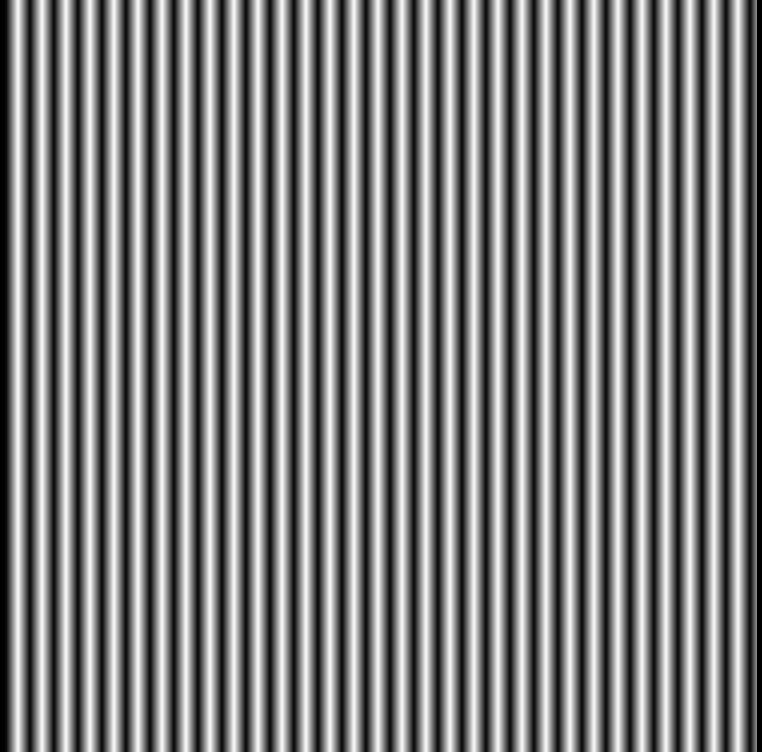
#> input picture fourier/vertical.png, 762 x 752 px
$ python fourier.py
#> lines starting #> are read from the running program, lines starting #| are printed output that depends on the picture
#> the answer given: 1
#> the answer given: vertical.png
import numpy as np
import cv2
import matplotlib.pyplot as plt

def perform_fft_and_display(image_path, show_reconstructed=True):
#> called with image_path = 'vertical.png', show_reconstructed = True
    img = cv2.imread(image_path, cv2.IMREAD_GRAYSCALE)
#> img is the input picture: shape (752, 762); min 0, max 243, mean 125.8
    if img is None:
        print(f"Nie można wczytać obrazu: {image_path}")
        return

    f = np.fft.fft2(img)
    fshift = np.fft.fftshift(f)

    magnitude_spectrum = 20 * np.log(np.abs(fshift) + 1)
    phase_spectrum = np.angle(fshift)
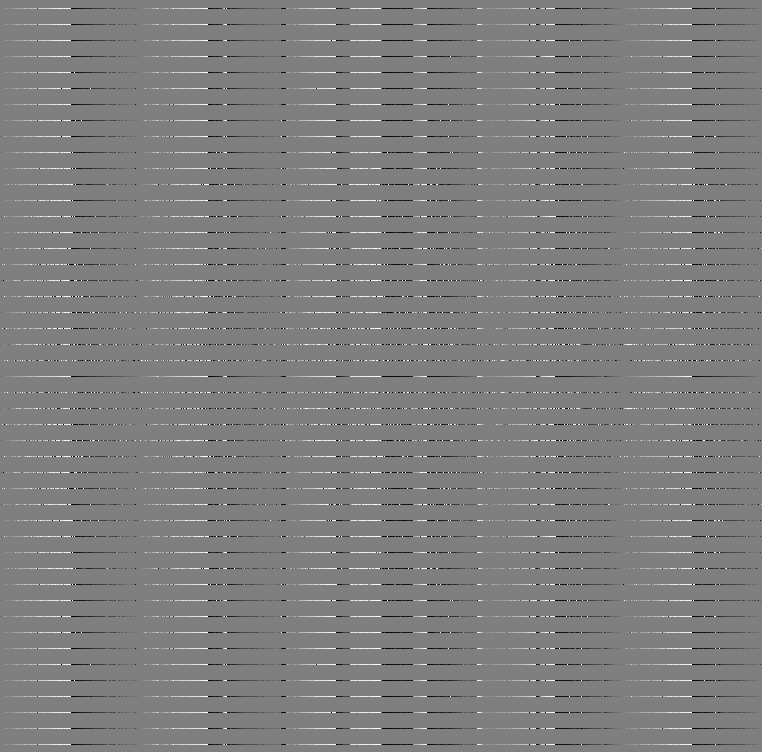
#> phase_spectrum: shape (752, 762) float64; min -3.14, max 3.14, mean 0.00515; drawn with min black and max white

    if show_reconstructed:
        complex_reconstructed = np.abs(fshift) * np.exp(1j * phase_spectrum)
        f_ishift = np.fft.ifftshift(complex_reconstructed)
        img_reconstructed = np.fft.ifft2(f_ishift)
        img_reconstructed = np.abs(img_reconstructed)

    plt.figure(figsize=(12, 8))

    plt.subplot(2, 2, 1)
    plt.imshow(img, cmap='gray')
    plt.title(f'Oryginalny obraz: {image_path}')
    plt.axis('off')

    plt.subplot(2, 2, 2)
    plt.imshow(magnitude_spectrum, cmap='gray')
    plt.title('Magnitude spectrum')
    plt.axis('off')

    plt.subplot(2, 2, 3)
    plt.imshow(phase_spectrum, cmap='gray')
    plt.title('Phase spectrum')
    plt.axis('off')

    if show_reconstructed:
        plt.subplot(2, 2, 4)
        plt.imshow(img_reconstructed, cmap='gray')
        plt.title('Odtworzony obraz')
        plt.axis('off')

    plt.tight_layout()
    plt.show()
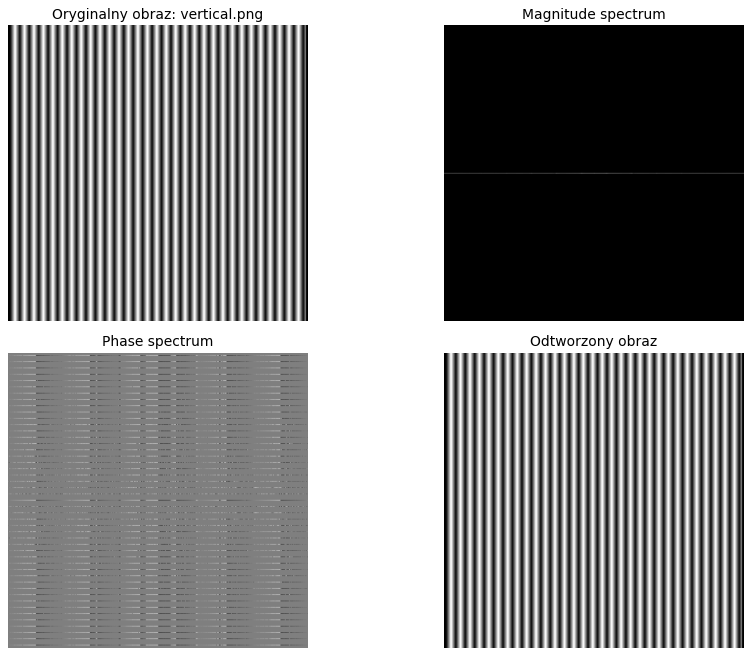
#> figure drawn by matplotlib, 4 panels

def compare_two_images(img1_path, img2_path):
    fig, axes = plt.subplots(2, 3, figsize=(9, 5))

    for i, image_path in enumerate([img1_path, img2_path]):
        img = cv2.imread(image_path, cv2.IMREAD_GRAYSCALE)
        if img is None:
            print(f"Nie można wczytać obrazu: {image_path}")
            return

        f = np.fft.fft2(img)
        fshift = np.fft.fftshift(f)
        magnitude_spectrum = 20 * np.log(np.abs(fshift) + 1)
        phase_spectrum = np.angle(fshift)

        axes[i, 0].imshow(img, cmap='gray')
        axes[i, 0].set_title(f'Oryginalny obraz: {image_path}')
        axes[i, 0].axis('off')

        axes[i, 1].imshow(magnitude_spectrum, cmap='gray')
        axes[i, 1].set_title('Magnitude spectrum')
        axes[i, 1].axis('off')

        axes[i, 2].imshow(phase_spectrum, cmap='gray')
        axes[i, 2].set_title('Phase spectrum')
        axes[i, 2].axis('off')

    plt.tight_layout()
    plt.show()

def menu():
    while True:
        print("\n=== MENU ===")
        print("1. Pokaz odwrocona transformacja fouriera")
        print("2. Pokaz wplyw przesuniecia na wykresy")
        print("3. Pokaz wplyw obrotu na wykresy")
        print("4. Pokaz wykresy dla lini pionowych")
        print("5. Pokaz wykresy dla lini poziomych")
        print("6. Zakoncz program")

        choice = input("Wybierz opcję: ")

        if choice == '1':
            filename = input("Podaj nazwę pliku (np. indexed.png): ")
            perform_fft_and_display(filename)
        elif choice == '2':
            compare_two_images("dot1.png", "dot2.png")
        elif choice == '3':
            compare_two_images("rotate1.png", "rotate2.png")
        elif choice == '4':
            perform_fft_and_display("vertical.png")
        elif choice == '5':
            perform_fft_and_display("horizontal.png")
        elif choice == '6':
            print("Program zakończony.")
            break
        else:
            print("Niepoprawna opcja. Wybierz 1-6.")
#> pass 2 of the loop in menu, `while True:`:
#> the answer given: 1
#> the answer given: horizontal.png
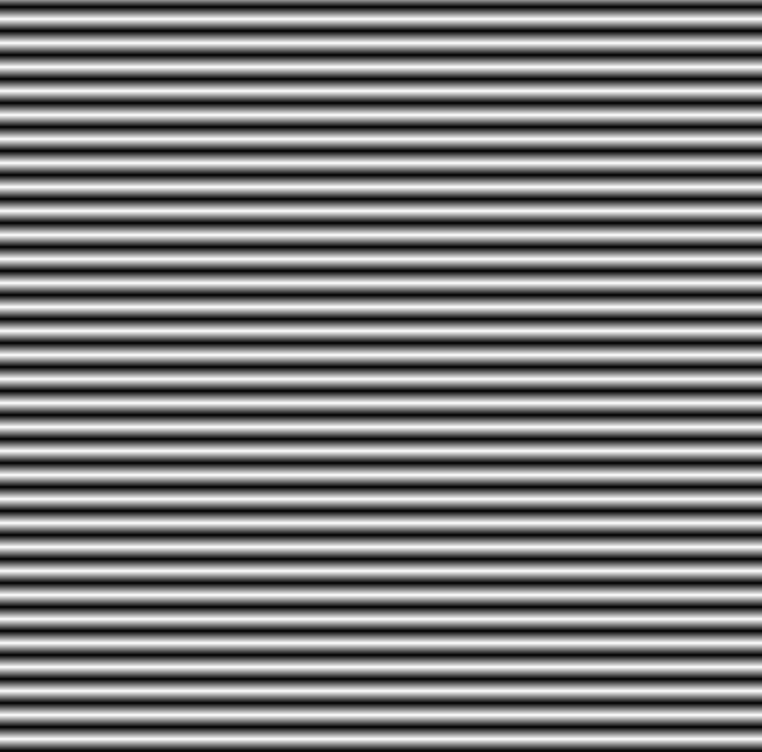
#> input picture fourier/horizontal.png, 762 x 752 px
#> in perform_fft_and_display, img is the input picture: shape (752, 762); min 11, max 245, mean 127.1
#> in perform_fft_and_display (call 2), `phase_spectrum = np.angle(fshift)`:
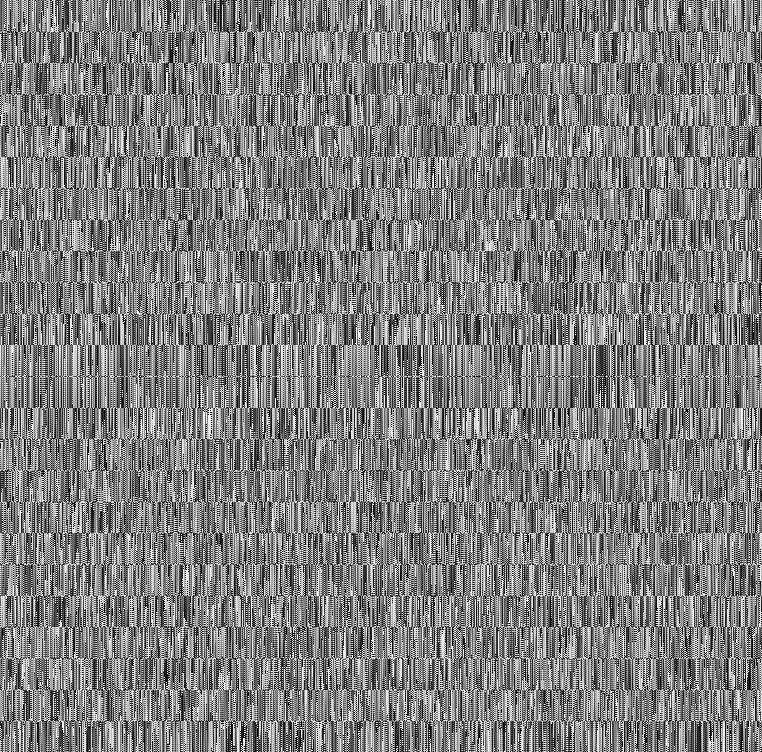
#> phase_spectrum: shape (752, 762) float64; min -3.14, max 3.14, mean 0.00299; drawn with min black and max white
#> in perform_fft_and_display (call 2), `plt.show()`:
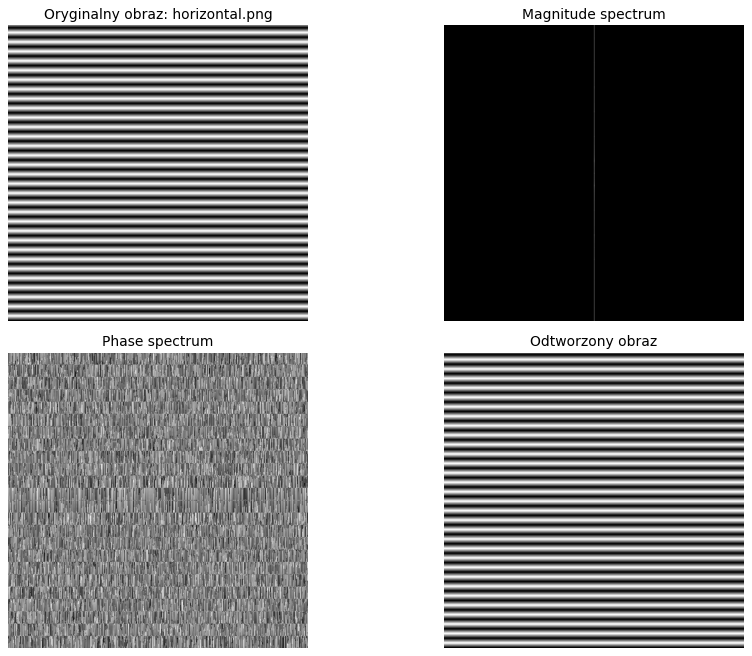
#> figure drawn by matplotlib, 4 panels

if __name__ == "__main__":
#> (the run stopped early here; a loop or call above may not have finished)
